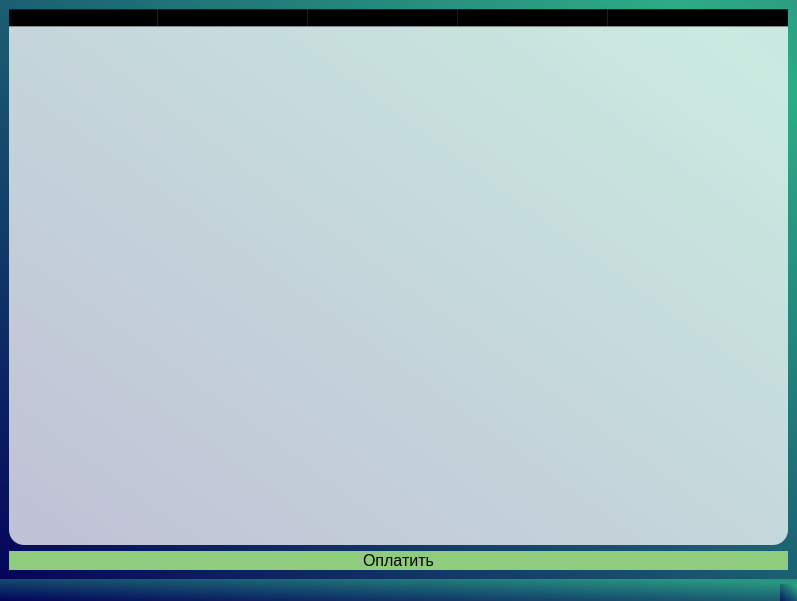
<?xml version="1.0" encoding="UTF-8"?>
<ui version="4.0">
 <class>MainWindow</class>
 <widget class="QMainWindow" name="MainWindow">
  <property name="geometry">
   <rect>
    <x>0</x>
    <y>0</y>
    <width>797</width>
    <height>601</height>
   </rect>
  </property>
  <property name="windowTitle">
   <string>MainWindow</string>
  </property>
  <property name="styleSheet">
   <string notr="true">background-color: qlineargradient(spread:reflect, x1:0, y1:1, x2:0.920455, y2:0.085, stop:0 rgba(0, 0, 88, 190), stop:1 rgba(43, 170, 132, 190));</string>
  </property>
  <widget class="QWidget" name="centralwidget">
   <layout class="QVBoxLayout" name="verticalLayout">
    <item>
     <widget class="QTableWidget" name="tableWidget">
      <property name="styleSheet">
       <string notr="true">background-color: rgb(255, 255, 255, 190);
border-radius: 15px;</string>
      </property>
      <attribute name="horizontalHeaderCascadingSectionResizes">
       <bool>true</bool>
      </attribute>
      <attribute name="horizontalHeaderDefaultSectionSize">
       <number>150</number>
      </attribute>
      <attribute name="horizontalHeaderShowSortIndicator" stdset="0">
       <bool>false</bool>
      </attribute>
      <attribute name="horizontalHeaderStretchLastSection">
       <bool>true</bool>
      </attribute>
      <attribute name="verticalHeaderCascadingSectionResizes">
       <bool>false</bool>
      </attribute>
      <column>
       <property name="text">
        <string>Услуга</string>
       </property>
      </column>
      <column>
       <property name="text">
        <string>Месяц</string>
       </property>
      </column>
      <column>
       <property name="text">
        <string>Стоимость</string>
       </property>
      </column>
      <column>
       <property name="text">
        <string>Статус оплаты</string>
       </property>
      </column>
      <column>
       <property name="text">
        <string>Дата оплаты</string>
       </property>
      </column>
     </widget>
    </item>
    <item>
     <widget class="QPushButton" name="payment">
      <property name="font">
       <font>
        <pointsize>12</pointsize>
       </font>
      </property>
      <property name="styleSheet">
       <string notr="true">background-color: rgb(143, 204, 126);
border-radius: 15px;</string>
      </property>
      <property name="text">
       <string>Оплатить</string>
      </property>
     </widget>
    </item>
   </layout>
  </widget>
  <widget class="QMenuBar" name="menubar">
   <property name="geometry">
    <rect>
     <x>0</x>
     <y>0</y>
     <width>797</width>
     <height>21</height>
    </rect>
   </property>
  </widget>
  <widget class="QStatusBar" name="statusbar"/>
 </widget>
 <resources/>
 <connections/>
</ui>
